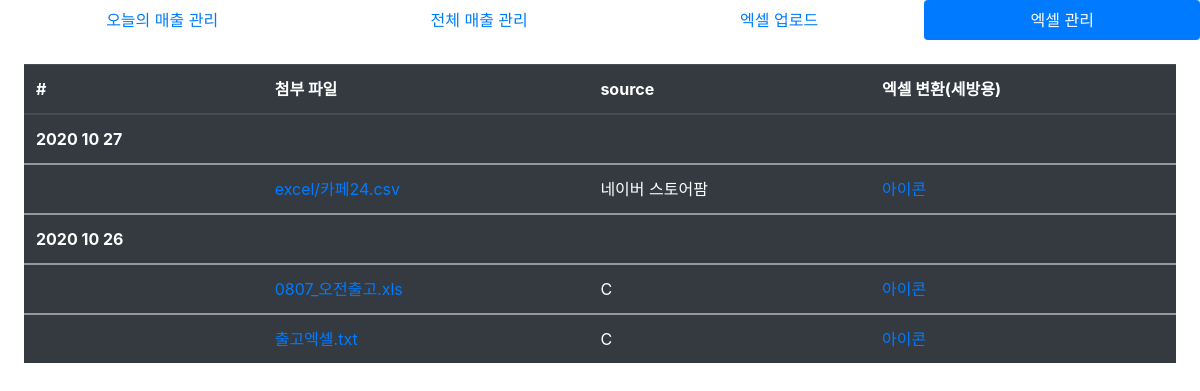
Before: /excel_manage/ with the older database file.
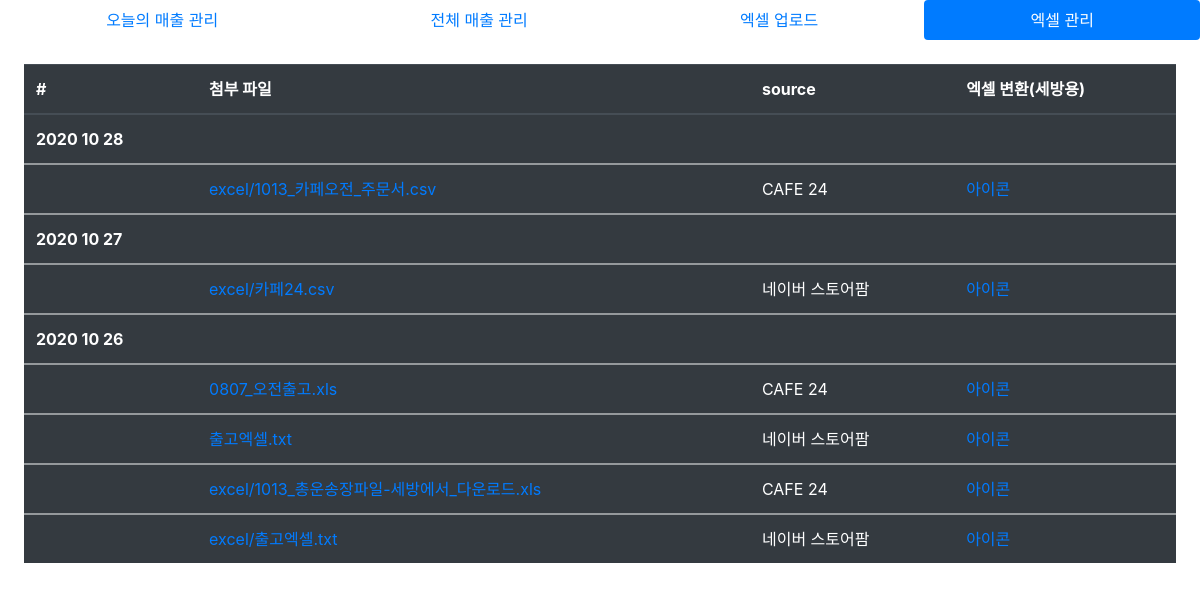
After: the same page with the newer database file.
### drmamma/models.py (models this page shows)
class DeliveryExcel(models.Model):
    uploaded_at = models.DateField('업로드 날짜', default=datetime.today())
    excel_file = models.FileField('송장 엑셀', upload_to="excel")
    source = models.CharField('송장 종류', choices=TYPE_CHOICES, max_length=100)
    class Meta:
        verbose_name = "송장 엑셀"
        verbose_name_plural = "송장 엑셀들"

### drmamma/views.py (the view)
# urls.py: path('excel_manage/', excel_manage, name="excel_manage"),
def excel_manage(request):
    context = {}
    datas = DeliveryExcel.objects.all().order_by('-uploaded_at')
    context['datas'] = datas
    return render(request, 'excel_manage.html', context)

### drmamma/templates/excel_manage.html (shortened to what this page needs)
{% extends 'base.html' %}
{% block content %}
<table class="table table-dark">
    <thead>
      <tr>
        <th scope="col">#</th>
        <th scope="col">첨부 파일</th>
        <th scope="col">source</th>
        <th scope="col">엑셀 변환(세방용)</th>
      </tr>
    </thead>
    {% for data in datas %}
    {% ifchanged data.uploaded_at|date:"Y m d" %}
    <tbody>
        <tr>
            <td style="font-weight: bold;">{{data.uploaded_at|date:"Y m d"}}</td>
        </tr>
    </tbody>
    {% endifchanged %}
    <tbody>
      <tr>
        <th scope="row"></th>
        <td><a href="{{data.excel_file.url}}">{{data.excel_file}}</a></td>
        <td>{{data.source}}</td>
        <td><a href="{% url 'excel_convert_to_sebang' data.id %}">아이콘</a></td>
      </tr>
    </tbody>
    {% endfor %}
  </table>
{% endblock %}

### drmamma/templates/base.html (shortened to what this page needs)
{%load static%}
<!DOCTYPE html>
<html lang="en">
<head>
    <link rel="stylesheet" href="https://cdn.jsdelivr.net/npm/bootstrap@4.5.3/dist/css/bootstrap.min.css">
</head>
<body>
    <nav class="nav nav-pills flex-column flex-sm-row">
        <a class="flex-sm-fill text-sm-center nav-link" href="{% url 'today_sale' %}">오늘의 매출 관리</a>
        <a class="flex-sm-fill text-sm-center nav-link" href="{% url 'whole_sale' %}">전체 매출 관리</a>
        <a class="flex-sm-fill text-sm-center nav-link" href="{% url 'excel_upload' %}">엑셀 업로드</a>
        <a class="flex-sm-fill text-sm-center nav-link" href="{% url 'excel_manage' %}">엑셀 관리</a>
       </nav>
    <div style="margin: 2%;">
        {% block content %}
        {% endblock %}
    </div>
</body>
</html>

Changed rows visible on the page:
added DeliveryExcel: uploaded_at "2020 10 28", excel_file "excel/1013_카페오전_주문서.csv", source "CAFE 24"
changed DeliveryExcel "0807_오전출고.xls": source "C" → "CAFE 24"
changed DeliveryExcel "출고엑셀.txt": source "C" → "네이버 스토어팜"
added DeliveryExcel: excel_file "excel/1013_총운송장파일-세방에서_다운로드.xls", source "CAFE 24"
added DeliveryExcel: excel_file "excel/출고엑셀.txt", source "네이버 스토어팜"
